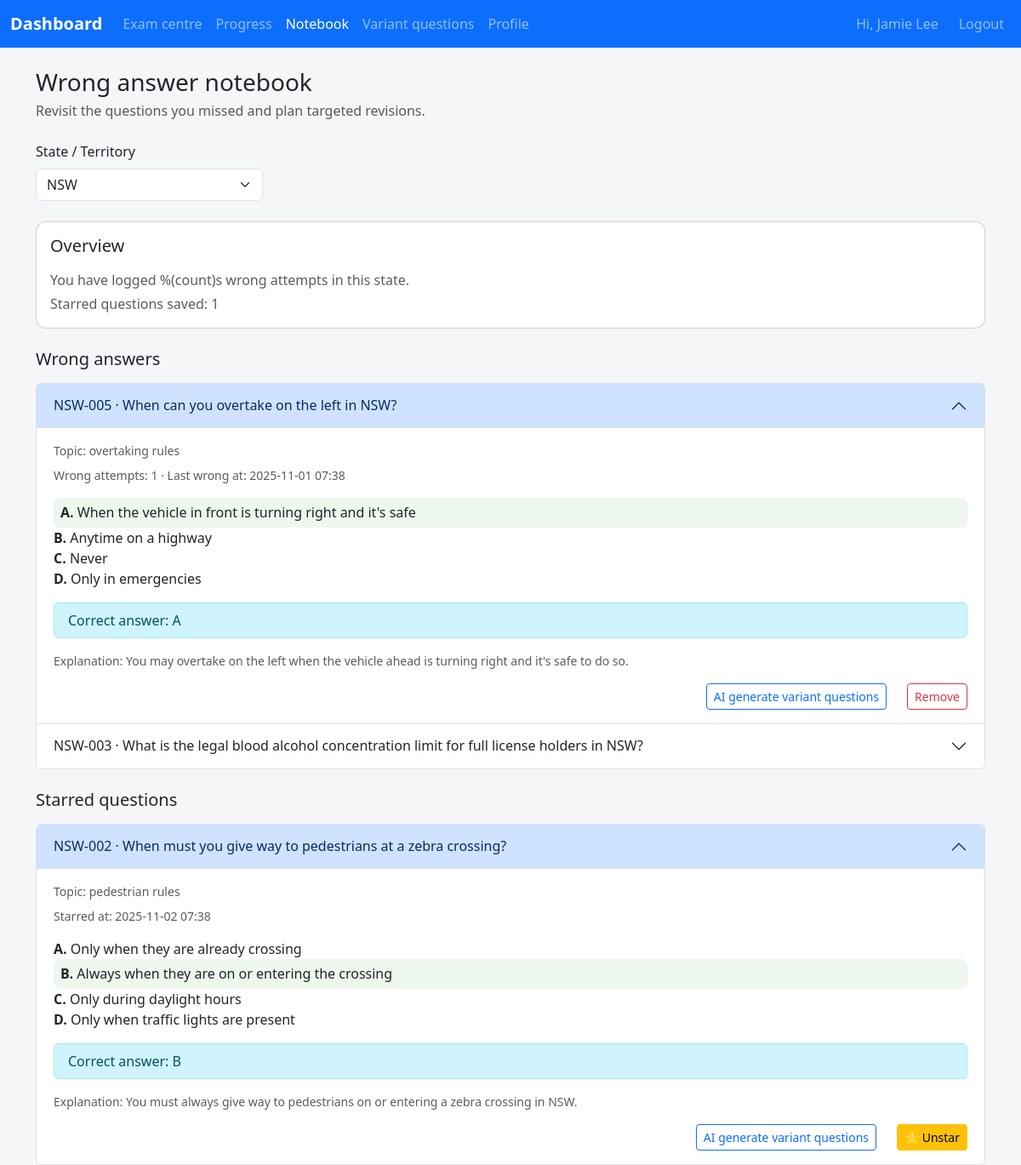
The page /student/notebook (signed in) on the database as committed earlier.
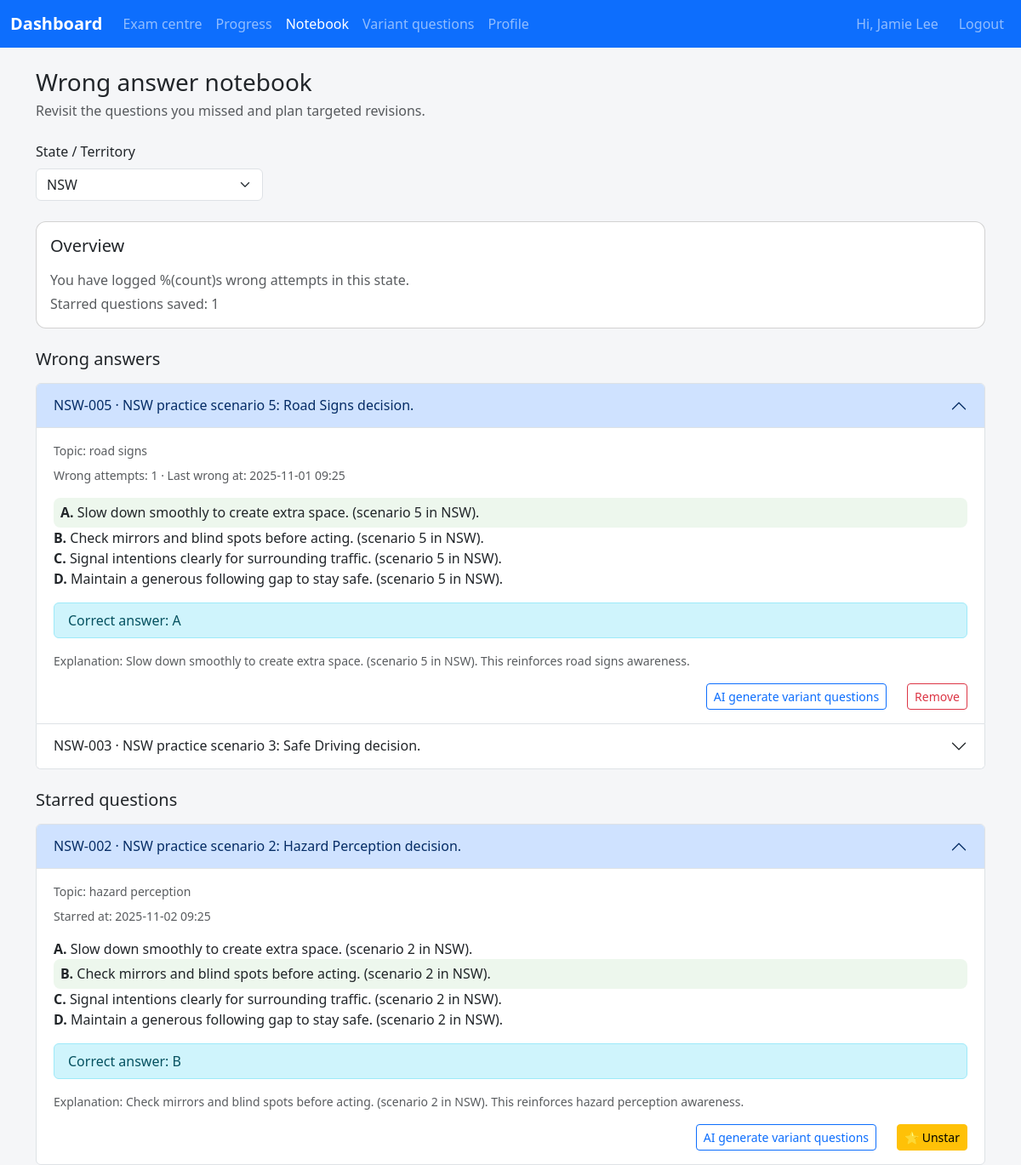
The same page on the database as committed later.
### app/models.py (models this page shows)
class NotebookEntry(db.Model):
    __tablename__ = "notebook_entries"
    id = db.Column(db.Integer, primary_key=True)
    student_id = db.Column(db.Integer, db.ForeignKey("students.id"), nullable=False)
    question_id = db.Column(db.Integer, db.ForeignKey("questions.id"), nullable=False)
    state = db.Column(db.String(10), nullable=False)
    wrong_count = db.Column(db.Integer, nullable=False, default=0)
    last_wrong_at = db.Column(db.DateTime)
    student = db.relationship("Student", back_populates="notebook_entries")
    question = db.relationship("Question")
    __table_args__ = (
        UniqueConstraint("student_id", "question_id", "state", name="uq_notebook_scope"),
    )

class Question(db.Model):
    __tablename__ = "questions"
    id = db.Column(db.Integer, primary_key=True)
    qid = db.Column(db.String(50), nullable=False)
    prompt = db.Column(db.Text, nullable=False)
    language = db.Column(db.String(20), nullable=False, default="ENGLISH")
    state_scope = db.Column(db.String(10), nullable=False, default="ALL")
    topic = db.Column(db.String(120), nullable=False, default="general")
    option_a = db.Column(db.String(255), nullable=False, default="Option A")
    option_b = db.Column(db.String(255), nullable=False, default="Option B")
    option_c = db.Column(db.String(255), nullable=False, default="Option C")
    option_d = db.Column(db.String(255), nullable=False, default="Option D")
    correct_option = db.Column(db.String(1), nullable=False, default="A")
    explanation = db.Column(db.Text, nullable=False, default="")
    image_url = db.Column(db.String(500))
    __table_args__ = (
        UniqueConstraint(
            "qid", "state_scope", "language", name="uq_question_qid_state_language"
        ),
    )

class StarredQuestion(db.Model):
    __tablename__ = "starred_questions"
    id = db.Column(db.Integer, primary_key=True)
    student_id = db.Column(db.Integer, db.ForeignKey("students.id"), nullable=False)
    question_id = db.Column(db.Integer, db.ForeignKey("questions.id"), nullable=False)
    created_at = db.Column(db.DateTime, default=datetime.utcnow, nullable=False)
    student = db.relationship("Student", back_populates="starred_questions")
    question = db.relationship("Question")
    __table_args__ = (
        UniqueConstraint("student_id", "question_id", name="uq_starred_student_question"),
    )

### app/student/routes.py (the view)
@student_bp.route("/notebook")
@login_required
def notebook():
    student = _current_student()
    if not student:
        return _redirect_non_students()
    def _normalise(code: str | None) -> str:
        return (code or "").strip().upper()
    requested_state = _normalise(request.args.get("state"))
    page = request.args.get("page", default=1, type=int) or 1
    page = max(page, 1)
    per_page = 10
    progress_records = (
        StudentStateProgress.query.with_entities(
            func.upper(StudentStateProgress.state).label("state"),
            StudentStateProgress.last_active_at,
        )
        .filter_by(student_id=student.id)
        .order_by(StudentStateProgress.last_active_at.desc())
        .all()
    )
    available_states: list[str] = []
    seen: set[str] = set()
    for state_code, _last_active in progress_records:
        code = _normalise(state_code)
        if code and code not in seen:
            available_states.append(code)
            seen.add(code)
    current_state = _normalise(student.state)
    if current_state and current_state not in seen:
        available_states.insert(0, current_state)
        seen.add(current_state)
    selected_state = requested_state if requested_state in seen else None
    if not selected_state and available_states:
        selected_state = available_states[0]
    entries = []
    total_wrong = 0
    starred_entries: list[StarredQuestion] = []
    total_entries = 0
    total_pages = 1
    if selected_state:
        base_query = (
            NotebookEntry.query.filter_by(student_id=student.id, state=selected_state)
            .join(NotebookEntry.question)
        )
        total_entries = base_query.count()
        if total_entries:
            total_pages = max(1, ceil(total_entries / per_page))
            page = min(page, total_pages)
        else:
            page = 1
            total_pages = 1
        entries = (
            base_query.order_by(NotebookEntry.last_wrong_at.desc().nullslast())
            .limit(per_page)
            .offset((page - 1) * per_page)
            .all()
        )
        total_wrong = (
            db.session.query(func.coalesce(func.sum(NotebookEntry.wrong_count), 0))
            .filter_by(student_id=student.id, state=selected_state)
            .scalar()
            or 0
        )
        total_wrong = int(total_wrong)
        starred_query = (
            StarredQuestion.query.filter_by(student_id=student.id)
            .join(StarredQuestion.question)
            .filter(
                (Question.state_scope == "ALL")
                | (Question.state_scope == selected_state)
            )
            .order_by(StarredQuestion.created_at.desc())
        )
        starred_entries = starred_query.all()
    return render_template(
        "student/notebook.html",
        available_states=available_states,
        selected_state=selected_state,
        entries=entries,
        total_wrong=total_wrong,
        starred_entries=starred_entries,
        page=page,
        total_pages=total_pages,
        total_entries=total_entries,
        per_page=per_page,
    )

### app/coach/routes.py (called while the page is built, shortened)
@coach_bp.before_app_request
def _restrict_student_portal_access():
    if request.blueprint != "coach":
        return None

### app/i18n.py (called while the page is built)
def normalise_language_code(language: str | None) -> str | None:
    if not language:
        return None
    code = language.strip().upper()
    if code in SUPPORTED_LANGUAGES:
        return code
    return None

def ensure_language_code(language: str | None) -> str:
    normalised = normalise_language_code(language)
    return normalised or DEFAULT_LANGUAGE

def translate_text(text: str, language: str, **format_values: str) -> str:
    catalogue = TRANSLATIONS.get(language, {})
    translated = catalogue.get(text, text)
    if format_values:
        try:
            return translated.format(**format_values)
        except (KeyError, IndexError):
            return translated
    return translated

### app/models.py (called while the page is built)
    @property
    def is_student(self) -> bool:
        return True

### app/student/routes.py (called while the page is built)
def _current_student() -> Student | None:
    if not current_user.is_authenticated:
        return None
    student = current_user._get_current_object()
    if isinstance(student, Student):
        return student
    return None

### app/templates/student/notebook.html (shortened to what the changed rows need)
{% extends "base.html" %}
{% block content %}
<div class="d-flex flex-column flex-md-row align-items-md-center justify-content-between gap-3 mb-4">
    <div>
        <h1 class="h3 mb-1">{{ _('Wrong answer notebook') }}</h1>
    </div>
</div>
{% if not selected_state %}
<div class="alert alert-info" role="alert">{{ _('Select a state to review your notebook.') }}</div>
{% else %}
<div class="card mb-4">
    <div class="card-body">
        <h2 class="h5 mb-3">{{ _('Overview') }}</h2>
    </div>
</div>
<div class="row g-4">
    <div class="col-12">
        <h2 class="h5 mb-3">{{ _('Wrong answers') }}</h2>
        {% if entries %}
        <div class="accordion" id="wrongNotebook">
            {% for entry in entries %}
            <div class="accordion-item">
                <h2 class="accordion-header" id="wrongHeading{{ entry.id }}">
                    <button
                            class="accordion-button {% if not loop.first %}collapsed{% endif %}"
                            type="button"
                            data-bs-toggle="collapse"
                            data-bs-target="#wrongCollapse{{ entry.id }}"
                            aria-expanded="{{ 'true' if loop.first else 'false' }}"
                            aria-controls="wrongCollapse{{ entry.id }}"
                    >
                        {{ entry.question.qid }} · {{ entry.question.prompt|striptags|truncate(120) }}
                    </button>
                </h2>
                <div id="wrongCollapse{{ entry.id }}"
                     class="accordion-collapse collapse {% if loop.first %}show{% endif %}"
                     aria-labelledby="wrongHeading{{ entry.id }}"
                     data-bs-parent="#wrongNotebook">
                    <div class="accordion-body">
                        <p class="text-muted small mb-2">{{ _('Topic') }}: {{ entry.question.topic }}</p>
                        <p class="text-muted small mb-3">
                            {{ _('Wrong attempts') }}: {{ entry.wrong_count }} ·
                            {{ _('Last wrong at') }}:
                            {{ entry.last_wrong_at.strftime('%Y-%m-%d %H:%M') if entry.last_wrong_at else _('Never') }}
                        </p>
                        <ul class="list-unstyled mb-3 options-list">
                            <li {% if entry.question.correct_option == 'A' %}class="correct"{% endif %}><strong>A.</strong> {{ entry.question.option_a }}</li>
                            <li {% if entry.question.correct_option == 'B' %}class="correct"{% endif %}><strong>B.</strong> {{ entry.question.option_b }}</li>
                            <li {% if entry.question.correct_option == 'C' %}class="correct"{% endif %}><strong>C.</strong> {{ entry.question.option_c }}</li>
                            <li {% if entry.question.correct_option == 'D' %}class="correct"{% endif %}><strong>D.</strong> {{ entry.question.option_d }}</li>
                        </ul>
                        <div class="alert alert-info py-2 mb-3">
                            {{ _('Correct answer') }}: {{ entry.question.correct_option }}
                        </div>
                        {% if entry.question.explanation %}
                        <p class="text-muted small mb-3">
                            {{ _('Explanation') }}: {{ entry.question.explanation }}
                        </p>
                        {% endif %}
                        <div class="d-flex justify-content-end gap-4">
                            <a class="btn btn-sm btn-outline-primary"
                               href="{{ url_for('student.variant', question=entry.question.id) }}">
                                {{ _('AI generate variant questions') }}
                            </a>
                            <form method="post"
                                  action="{{ url_for('student.remove_notebook_entry', question_id=entry.question.id) }}"
                                  onsubmit="return confirm('{{ _('Remove this item from the notebook?') }}');">
                                <button type="submit" class="btn btn-sm btn-outline-danger">
                                    {{ _('Remove') }}
                                </button>
                            </form>
                        </div>
                    </div>
                </div>
            </div>
            {% endfor %}
        </div>
        {% else %}
        <div class="alert alert-success mb-0">{{ _('No wrong answers recorded for this state yet.') }}</div>
        {% endif %}
    </div>
    <div class="col-12">
        <h2 class="h5 mb-3">{{ _('Starred questions') }}</h2>
        {% if starred_entries %}
        <div class="accordion" id="starredNotebook">
            {% for entry in starred_entries %}
            <div class="accordion-item">
                <h2 class="accordion-header" id="starHeading{{ loop.index }}">
                    <button
                            class="accordion-button {% if not loop.first %}collapsed{% endif %}"
                            type="button"
                            data-bs-toggle="collapse"
                            data-bs-target="#starCollapse{{ loop.index }}"
                            aria-expanded="{{ 'true' if loop.first else 'false' }}"
                            aria-controls="starCollapse{{ loop.index }}"
                    >
                        {{ entry.question.qid }} · {{ entry.question.prompt|striptags|truncate(120) }}
                    </button>
                </h2>
                <div id="starCollapse{{ loop.index }}"
                     class="accordion-collapse collapse {% if loop.first %}show{% endif %}"
                     aria-labelledby="starHeading{{ loop.index }}"
                     data-bs-parent="#starredNotebook">
                    <div class="accordion-body">
                        <p class="text-muted small mb-2">{{ _('Topic') }}: {{ entry.question.topic }}</p>
                        <p class="text-muted small mb-3">{{ _('Starred at') }}: {{ entry.created_at.strftime('%Y-%m-%d %H:%M') }}</p>
                        <ul class="list-unstyled mb-3 options-list">
                            <li {% if entry.question.correct_option == 'A' %}class="correct"{% endif %}><strong>A.</strong> {{ entry.question.option_a }}</li>
                            <li {% if entry.question.correct_option == 'B' %}class="correct"{% endif %}><strong>B.</strong> {{ entry.question.option_b }}</li>
                            <li {% if entry.question.correct_option == 'C' %}class="correct"{% endif %}><strong>C.</strong> {{ entry.question.option_c }}</li>
                            <li {% if entry.question.correct_option == 'D' %}class="correct"{% endif %}><strong>D.</strong> {{ entry.question.option_d }}</li>
                        </ul>
                        <div class="alert alert-info py-2 mb-3">
                            {{ _('Correct answer') }}: {{ entry.question.correct_option }}
                        </div>
                        {% if entry.question.explanation %}
                        <p class="text-muted small mb-3">{{ _('Explanation') }}: {{ entry.question.explanation }}</p>
                        {% endif %}
                        <div class="d-flex justify-content-end gap-4 flex-wrap">
                            <a
                                class="btn btn-sm btn-outline-primary"
                                href="{{ url_for('student.variant', question=entry.question.id) }}"
                            >
                                {{ _('AI generate variant questions') }}
                            </a>
                            <form method="post" action="{{ url_for('student.toggle_star', question_id=entry.question.id) }}">
                                <button type="submit" class="btn btn-sm btn-warning">⭐ {{ _('Unstar') }}</button>
                            </form>
                        </div>
                    </div>
                </div>
            </div>
            {% endfor %}
        </div>
        {% else %}
        <div class="alert alert-info mb-0">{{ _('No starred questions yet.') }}</div>
        {% endif %}
    </div>
</div>
{% endif %}
{% endblock %}

Rows that differ between the two databases and show on the page:
changed NotebookEntry "NSW-005": question.prompt "When can you overtake on the left in NSW?" → "NSW practice scenario 5: Road Signs decision."; question.topic "overtaking rules" → "road signs"; last_wrong_at "2025-11-01 07:38" → "2025-11-01 09:25"; question.option_a "When the vehicle in front is turning right and it's safe" → "Slow down smoothly to create extra space. (scenario 5 in NSW)."; question.option_b "Anytime on a highway" → "Check mirrors and blind spots before acting. (scenario 5 in NSW)."; question.option_c "Never" → "Signal intentions clearly for surrounding traffic. (scenario 5 in NSW)."; question.option_d "Only in emergencies" → "Maintain a generous following gap to stay safe. (scenario 5 in NSW)."; question.explanation "You may overtake on the left when the vehicle ahead is turning right and it's safe to do so." → "Slow down smoothly to create extra space. (scenario 5 in NSW). This reinforces road signs awareness."
changed NotebookEntry "NSW-003": question.prompt "What is the legal blood alcohol concentration limit for full license holders in NSW?" → "NSW practice scenario 3: Safe Driving decision."
changed StarredQuestion "NSW-002": question.prompt "When must you give way to pedestrians at a zebra crossing?" → "NSW practice scenario 2: Hazard Perception decision."; question.topic "pedestrian rules" → "hazard perception"; created_at "2025-11-02 07:38" → "2025-11-02 09:25"; question.option_a "Only when they are already crossing" → "Slow down smoothly to create extra space. (scenario 2 in NSW)."; question.option_b "Always when they are on or entering the crossing" → "Check mirrors and blind spots before acting. (scenario 2 in NSW)."; question.option_c "Only during daylight hours" → "Signal intentions clearly for surrounding traffic. (scenario 2 in NSW)."; question.option_d "Only when traffic lights are present" → "Maintain a generous following gap to stay safe. (scenario 2 in NSW)."; question.explanation "You must always give way to pedestrians on or entering a zebra crossing in NSW." → "Check mirrors and blind spots before acting. (scenario 2 in NSW). This reinforces hazard perception awareness."
